Frame 1 (no input): blank canvas, image omitted
Frame 60 (no input): blank canvas, image omitted
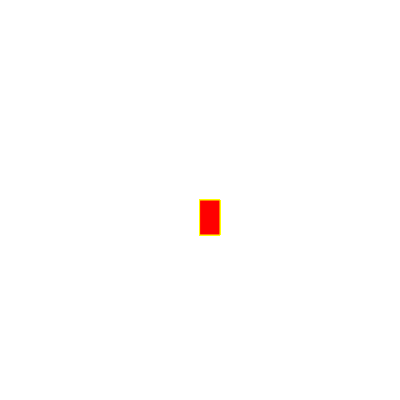
Frame 120 (the mouse pressed at the canvas centre since frame 60)

The p5.js sketch whose frames 1 and 60 were blank and that drew this single picture after the mouse press (run headless with seeded random() and noise() and a simulated clock; from frame 60 on, the mouse is pressed at the canvas centre):

// p5.js sketch
// ── sketch.js
function setup() {
    createCanvas(400, 400);
    background("white")
  }
  
  function draw() {
    stroke("yellow");
    fill("red");
    
    
    if (mouseIsPressed) {
      rect(mouseX, mouseY, 20, 35);
    }
  }
